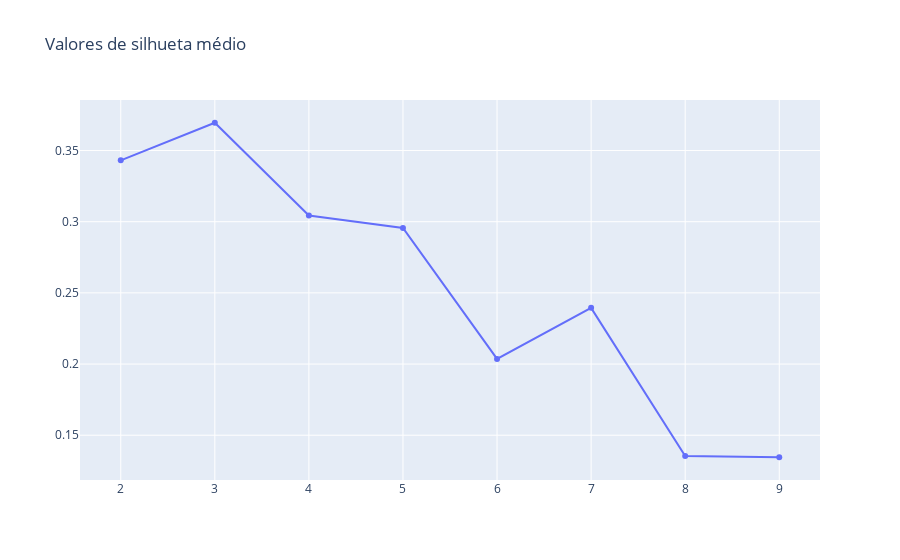

Notebook source saved alongside this figure:
### Code cell
fig=go.Figure()
fig.add_trace(go.Scatter(x=faixa_n_cluster,y=valores_silhueta))
fig.update_layout(title='Valores de silhueta médio')

### Figure 1 — Plotly figure (JSON) as saved in the notebook; plotly's stock layout.template omitted (floating-point values rounded to 4 significant figures)
{"data": [{"type": "scatter", "x": [2, 3, 4, 5, 6, 7, 8, 9], "y": [0.3431, 0.3695, 0.3044, 0.2956, 0.2036, 0.2395, 0.1354, 0.1345]}], "layout": {"title": {"text": "Valores de silhueta médio"}}}
